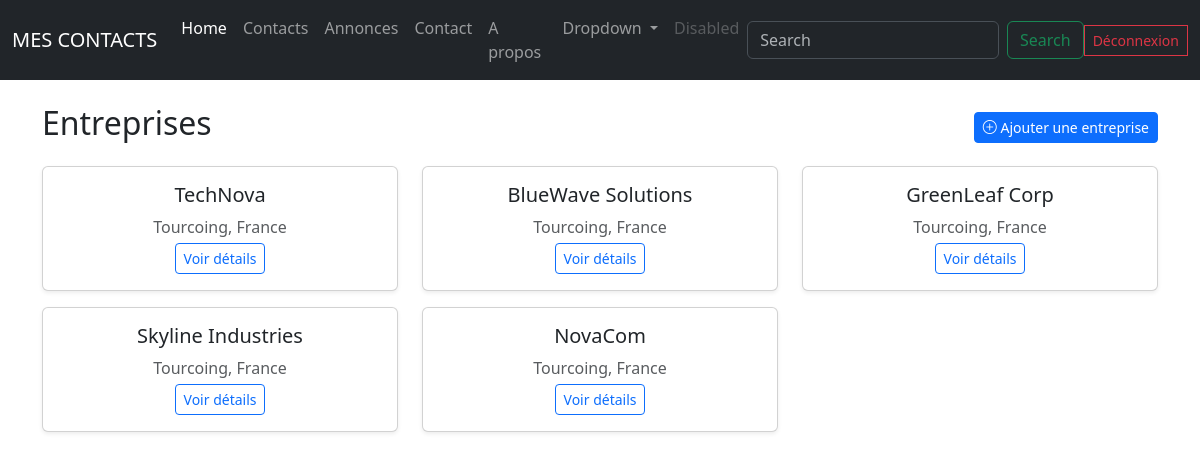
The page /entreprises/ (signed in) on the database its author committed.
### contacts/models.py (models this page shows, shortened)
class Entreprise(models.Model):
    nom = models.CharField(max_length=150, unique=True)
    adresse = models.CharField(max_length=255, blank=True)
    ville = models.CharField(max_length=100, blank=True)
    pays = models.CharField(max_length=100, blank=True)
    site_web = models.URLField(blank=True)
    logo = models.ImageField(upload_to="logos/", blank=True, null=True)

### contacts/views.py (the view)
# urls.py: path("entreprises/", views.entreprise_list, name="entreprise_list"),
@login_required
def entreprise_list(request):
    entreprises = Entreprise.objects.all()
    return render(request, "entreprises/entreprise_list.html", {"entreprises": entreprises})

### contacts/templates/entreprises/entreprise_list.html (shortened to what this page needs)
{% extends "contacts/base.html" %}
{% block content %}
<div class="container mt-4">
    <div class="d-flex justify-content-between align-items-center mb-3">
        <h2>Entreprises</h2>
        {% if perms.contacts.add_entreprise %}
            <a href="{% url 'entreprise_create' %}" class="btn btn-primary btn-sm">
                <i class="bi bi-plus-circle"></i> Ajouter une entreprise
            </a>
        {% endif %}
    </div>
    {% if entreprises %}
        <div class="row">
            {% for entreprise in entreprises %}
                <div class="col-md-4">
                    <div class="card shadow-sm mb-3">
                        <div class="card-body text-center">
                            <h5 class="card-title">{{ entreprise.nom }}</h5>
                            <p class="text-muted mb-1">
                                {{ entreprise.ville }}{% if entreprise.pays %}, {{ entreprise.pays }}{% endif %}
                            </p>
                            <a href="{% url 'entreprise_detail' entreprise.id %}"
                               class="btn btn-outline-primary btn-sm">
                                Voir détails
                            </a>
                        </div>
                    </div>
                </div>
            {% endfor %}
        </div>
    {% else %}
        <p class="text-muted">Aucune entreprise enregistrée pour le moment.</p>
    {% endif %}
</div>
{% endblock %}

### rows shown on the page
Entreprise: nom "TechNova", ville "Tourcoing", pays "France"
Entreprise: nom "BlueWave Solutions", ville "Tourcoing", pays "France"
Entreprise: nom "GreenLeaf Corp", ville "Tourcoing", pays "France"
Entreprise: nom "Skyline Industries", ville "Tourcoing", pays "France"
Entreprise: nom "NovaCom", ville "Tourcoing", pays "France"
